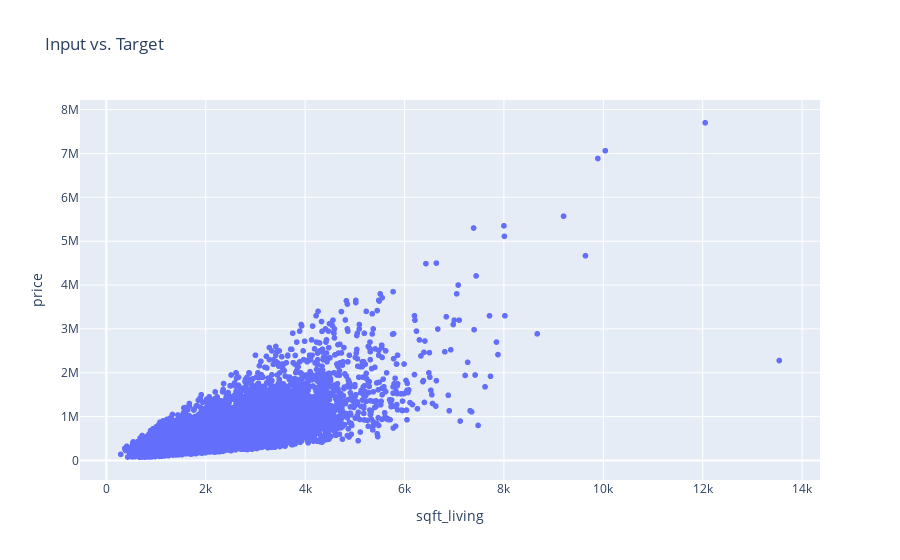

Notebook cell for this chart:
### Code cell
# Create a seaborn scatter plot using DataFrame
sns.scatterplot(data=house, x='sqft_living', y='price')

# Add a regression line
sns.regplot(x='sqft_living', y='price', data=house, scatter=False, color='red')

plt.title("Input vs. Target")
plt.xlabel("sqft_living")
plt.ylabel("price")
plt.show()

# Create a Plotly scatter plot with a regression line
fig = px.scatter(house, x='sqft_living', y='price', title="Input vs. Target")

# Show the plotly interactive plot
fig.show()

### Figure 1 — Plotly figure (JSON) as saved in the notebook; plotly's stock layout.template omitted (floating-point values rounded to 4 significant figures; data arrays with more than 128 entries replaced by an {"elided": "..."} marker saying what was removed)
{"data": [{"hovertemplate": "sqft_living=%{x}<br>price=%{y}<extra></extra>", "legendgroup": "", "marker": {"color": "#636efa", "symbol": "circle"}, "mode": "markers", "name": "", "showlegend": false, "type": "scattergl", "x": {"elided": "21613 int values"}, "xaxis": "x", "y": {"elided": "21613 int values"}, "yaxis": "y"}], "layout": {"legend": {"tracegroupgap": 0}, "title": {"text": "Input vs. Target"}, "xaxis": {"anchor": "y", "domain": [0, 1], "title": {"text": "sqft_living"}}, "yaxis": {"anchor": "x", "domain": [0, 1], "title": {"text": "price"}}}}
